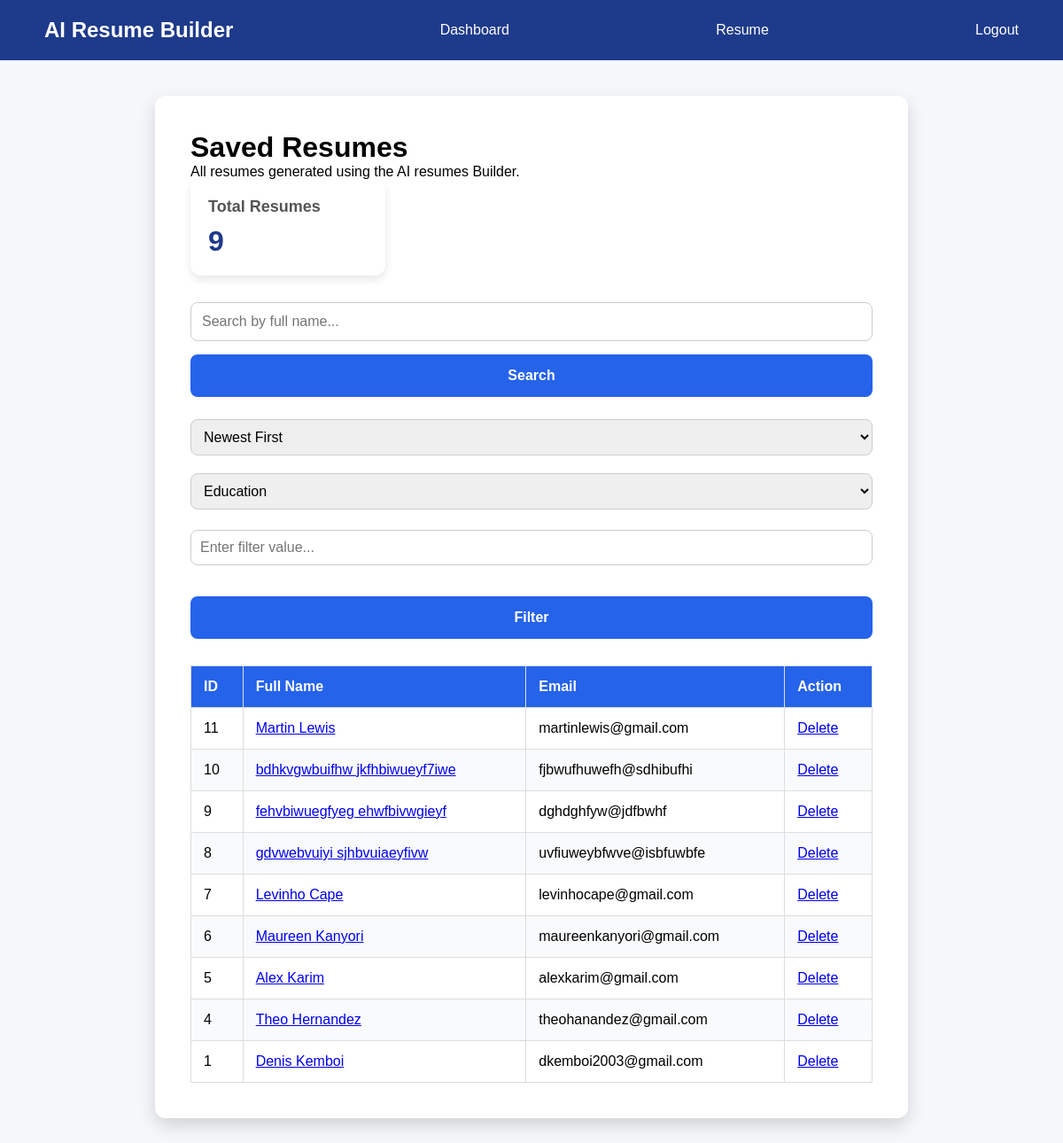
The app's page /dashboard (signed in) with its own data.
### tables this page shows
CREATE TABLE resumes(
            id INTEGER PRIMARY KEY AUTOINCREMENT,
            user_id INTEGER NOT NULL,
            full_name TEXT,
            email TEXT,
            phone TEXT,
            education TEXT,
            skills TEXT,
            experience TEXT,
            summary TEXT
        );

### app.py (the view)
@app.route("/dashboard")
def dashboard():
    if "user_id" not in session:
        return redirect(url_for("login"))
    user_id = session["user_id"]
    print(user_id)
    print(type(user_id))
    search_query = request.args.get("search", "")
    sort_by = request.args.get("sort", "newest")
    filter_type = request.args.get("filter_type", "")
    filter_value = request.args.get("filter_value", "")
    if search_query:
        resumes = search_resumes(user_id, search_query)
    elif filter_type and filter_value:
        resumes = filter_resumes(user_id, filter_type, filter_value)
    else:
        resumes = sort_resumes(user_id, sort_by)
    stats = get_dashboard_stats(user_id)
    return render_template(
        "dashboard.html",
        resumes=resumes,
        search_query=search_query,
        sort_by=sort_by,
        filter_type=filter_type,
        filter_value=filter_value,
        stats=stats
    )

### database/db.py (called while the page is built, shortened)
def sort_resumes(user_id, sort_by):
    conn = sqlite3.connect(DB_PATH)
    conn.row_factory = sqlite3.Row
    cursor = conn.cursor()
    if sort_by == "oldest":
        query = """
            SELECT id, full_name, email
            FROM resumes
            WHERE user_id = ?
            ORDER BY id ASC
        """
    else:
        query = """
            SELECT id, full_name, email
            FROM resumes
            WHERE user_id = ?
            ORDER BY id DESC
        """
    cursor.execute(query, (user_id,))
    resumes = cursor.fetchall()
    conn.close()
    return resumes

def get_dashboard_stats(user_id):
    conn = sqlite3.connect(DB_PATH)
    conn.row_factory = sqlite3.Row
    cursor = conn.cursor()
    cursor.execute("""
        SELECT COUNT(*)
        FROM resumes
        WHERE user_id = ?
    """, (user_id,))
    total_resumes = cursor.fetchone()[0]
    conn.close()
    return {
        "total_resumes": total_resumes
    }

### templates/dashboard.html (shortened to what this page needs)
{%extends  "base.html" %}
{% block content %}
<div class="resume-preview">
    <h1>Saved Resumes</h1>
    <p>All resumes generated using the AI resumes Builder.</p>
    <div class="stats-container">
        <div class="stat-card">
            <h3>Total Resumes</h3>
            <p>{{ stats.total_resumes }}</p>
        </div>
    </div>
    <form method="GET" action="{{ url_for('dashboard') }}" class="search-form">
        <input
            type="text"
            name="search"
            placeholder="Search by full name..."
            value="{{ search_query }}">
        <button type="submit">Search</button>
    </form>
    <form method="GET" action="{{ url_for('dashboard') }}" class="sort-form">
        <select name="sort" onchange="this.form.submit()">
            <option value="newest"
                {% if sort_by == "newest" %}selected{% endif %}>
                Newest First
            </option>
        </select>
    </form>
    <form method="GET" action="{{ url_for('dashboard') }}" class="filter-form">
        <select name="filter_type">
            <option value="education"
                {% if filter_type == "education" %}selected{% endif %}>
                Education
            </option>
        </select>
        <input
            type="text"
            name="filter_value"
            placeholder="Enter filter value..."
            value="{{ filter_value }}">
        <button type="submit">Filter</button>
    </form>
    <table class="dashboard-table">
        <thead>
            <tr>
                <th>ID</th>
                <th>Full Name</th>
                <th>Email</th>
                <th>Action</th>
            </tr>
        </thead>
        <tbody>
            {% for resume in resumes %}
            <tr>
                <td>{{ resume["id"] }}</td>
                <td>
                    <a href="{{ url_for('view_resume', resume_id=resume["id"]) }}">
                        {{ resume["full_name"] }}
                    </a>
                </td>
                <td>{{ resume["email"] }}</td>
                <td>
                    <a href="{{ url_for('delete_resume_route', resume_id=resume["id"]) }}"
                    onclick="return confirm('Are you sure you want to delete this resume?');">
                    Delete
                    </a>
                </td>
            </tr>
            {% endfor %}
        </tbody>
    </table>
</div>
{% endblock %}

### templates/base.html (shortened to what this page needs)
<!DOCTYPE html>
<html lang="en">
<head>
    <link rel="stylesheet"
          href="{{ url_for('static', filename='css/style.css') }}">
</head>
<body>
    <nav>
        <h2>AI Resume Builder</h2>
        {% if session.get("user_id") %}
            <a href="{{ url_for('dashboard') }}">Dashboard</a>
            <a href="{{ url_for('resume') }}">Resume</a>
            <a href="{{ url_for('logout') }}">Logout</a>
        {% else %}
            <a href="{{ url_for('home') }}">Home</a>
            <a href="{{ url_for('login') }}">Login</a>
            <a href="{{ url_for('register') }}">Register</a>
        {% endif %}
    </nav>
    {% block content %}
    {% endblock %}
</body>
</html>

### static/css/style.css (style rules this page uses)
* { margin : 0; padding: 0; box-sizing: border-box; }
body { font-family: Arial, sans-serif; background-color: #f5f7fa; }
nav { background-color: #1e3a8a; color: white; display: flex; justify-content: space-between; align-items: center; padding: 20px 50px; }
nav a { color: white; text-decoration: none; }
button { background-color: #2563eb; color: white; padding: 15px; border: none; border-radius: 8px; font-size: 16px; font-weight: bold; cursor: pointer; transition: all 0.3s ease; }
form { display: flex; flex-direction: column; gap: 15px; }
input, textarea { width: 100%; padding: 12px; margin-top: 8px; margin-bottom: 20px; border: 1px solid #ccc; border-radius: 8px; font-size: 16px; font-family: Arial, Helvetica, sans-serif; box-sizing: border-box; }
.resume-preview { width: 80%; max-width: 850px; margin: 40px auto; background: white; border-radius: 12px; padding: 40px; box-shadow: 0 8px 20px rgba(0, 0, 0, 0.15); }
.dashboard-table { width: 100%; border-collapse: collapse; margin-top: 30px; }
.dashboard-table th, .dashboard-table td { border: 1px solid #ddd; padding: 14px; text-align: left; }
.dashboard-table th { background-color: #2563eb; color: white; }
.dashboard-table tr:nth-child(even) { background-color: #f8fafc; }
.search-form { display: flex; gap: 15px; margin-bottom: 25px; }
.search-form input { flex: 1; margin: 0; }
.sort-form { margin-bottom: 20px; }
.sort-form select { padding: 10px; border-radius: 8px; border: 1px solid #ccc; font-size: 16px; }
.stats-container { display:flex; gap:20px; margin-bottom:30px; flex-wrap:wrap; }
.stat-card { background:#ffffff; padding:20px; border-radius:12px; box-shadow:0 4px 10px rgba(0,0,0,0.1); min-width:220px; }
.stat-card h3 { margin-bottom:10px; font-size:18px; color:#555; }
.stat-card p { font-size:32px; font-weight:bold; color:#1e3a8a; }
.filter-form { display:flex; gap:15px; margin-bottom:25px; flex-wrap:wrap; }
.filter-form select, .filter-form input { padding:10px; border:1px solid #ccc; border-radius:8px; font-size:16px; }
.filter-form input { flex:1; }

### records on screen
resumes: id "11", full_name "Martin Lewis", email "martinlewis@gmail.com"
resumes: id "10", full_name "bdhkvgwbuifhw jkfhbiwueyf7iwe", email "fjbwufhuwefh@sdhibufhi"
resumes: id "9", full_name "fehvbiwuegfyeg ehwfbivwgieyf", email "dghdghfyw@jdfbwhf"
resumes: id "8", full_name "gdvwebvuiyi sjhbvuiaeyfivw", email "uvfiuweybfwve@isbfuwbfe"
resumes: id "7", full_name "Levinho Cape", email "levinhocape@gmail.com"
resumes: id "6", full_name "Maureen Kanyori", email "maureenkanyori@gmail.com"
resumes: id "5", full_name "Alex Karim", email "alexkarim@gmail.com"
resumes: id "4", full_name "Theo Hernandez", email "theohanandez@gmail.com"
resumes: id "1", full_name "Denis Kemboi", email "dkemboi2003@gmail.com"

### other values on screen
{{ stats.total_resumes }} "9"
